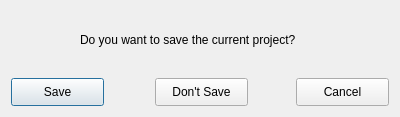
<?xml version="1.0" encoding="UTF-8"?>
<ui version="4.0">
 <class>Dialog</class>
 <widget class="QDialog" name="Dialog">
  <property name="geometry">
   <rect>
    <x>0</x>
    <y>0</y>
    <width>400</width>
    <height>117</height>
   </rect>
  </property>
  <property name="windowTitle">
   <string>Dialog</string>
  </property>
  <widget class="QPushButton" name="SaveButton">
   <property name="geometry">
    <rect>
     <x>11</x>
     <y>78</y>
     <width>93</width>
     <height>28</height>
    </rect>
   </property>
   <property name="text">
    <string>Save</string>
   </property>
  </widget>
  <widget class="QPushButton" name="CancelButton">
   <property name="geometry">
    <rect>
     <x>296</x>
     <y>78</y>
     <width>93</width>
     <height>28</height>
    </rect>
   </property>
   <property name="text">
    <string>Cancel</string>
   </property>
  </widget>
  <widget class="QPushButton" name="DontSaveButton">
   <property name="geometry">
    <rect>
     <x>155</x>
     <y>78</y>
     <width>93</width>
     <height>28</height>
    </rect>
   </property>
   <property name="text">
    <string>Don't Save</string>
   </property>
  </widget>
  <widget class="QLabel" name="label">
   <property name="geometry">
    <rect>
     <x>80</x>
     <y>10</y>
     <width>240</width>
     <height>60</height>
    </rect>
   </property>
   <property name="text">
    <string>Do you want to save the current project?</string>
   </property>
  </widget>
 </widget>
 <resources/>
 <connections/>
</ui>
